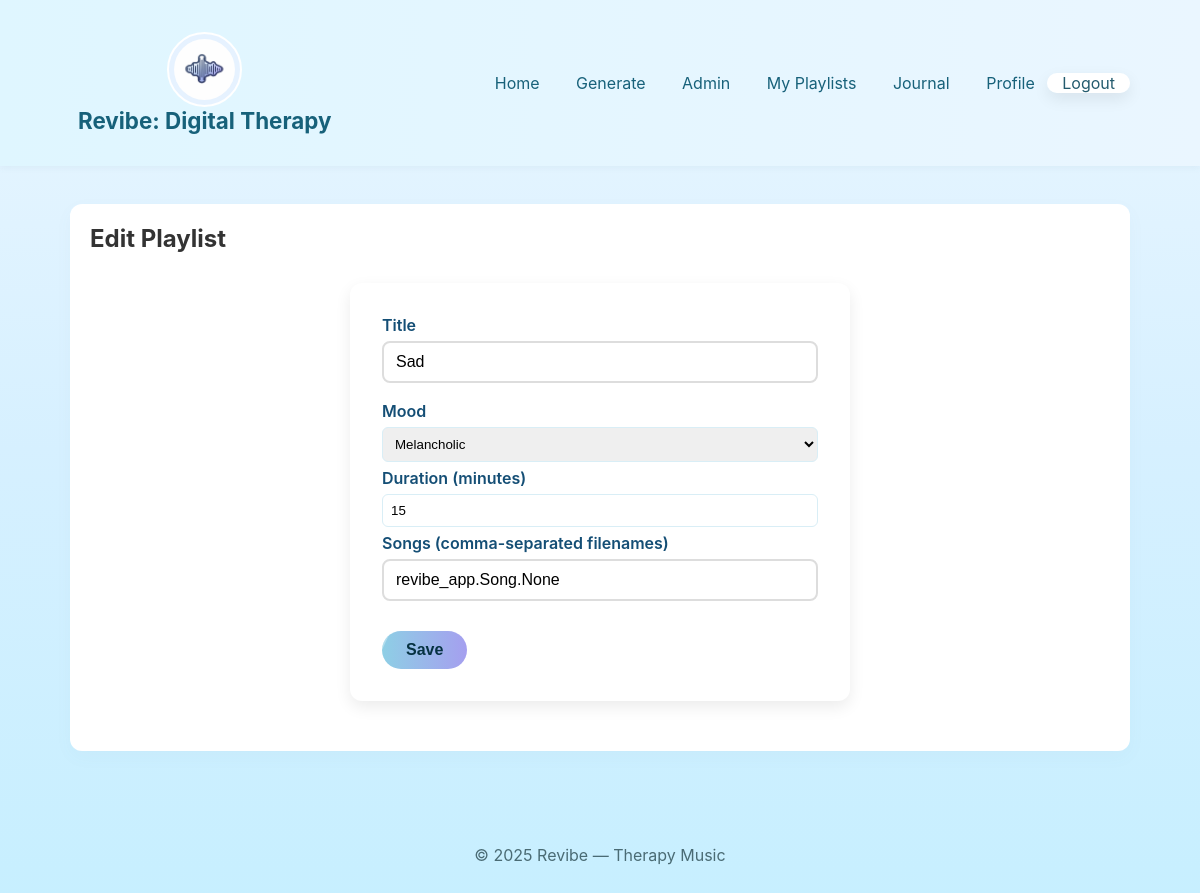
The app's page /playlist/6/edit/ (signed in) with its own data.
### revibe_app/models.py (models this page shows, shortened)
class Playlist(models.Model):
    title = models.CharField(max_length=200)
    mood = models.CharField(max_length=50, choices=MOOD_CHOICES)
    duration = models.PositiveIntegerField()
    songs = models.ManyToManyField(Song, blank=True)
    cover = models.ImageField(upload_to="playlist_cover/", blank=True, null=True)
    created_by = models.ForeignKey(User, on_delete=models.CASCADE, related_name='playlists')
    created_at = models.DateTimeField(auto_now_add=True)

### revibe_app/views.py (the view, shortened to what this page needs)
# urls.py: path('playlist/<int:pk>/edit/', views.playlist_edit, name='playlist_edit'),
@login_required
def playlist_edit(request, pk):
    p = get_object_or_404(Playlist, pk=pk)
    if p.created_by != request.user:
        messages.error(request, 'You do not have permission.')
        return redirect('myplaylist')
    return render(request, 'revibe_app/playlist_form.html', {'p': p})

### revibe_app/templates/revibe_app/playlist_form.html (shortened to what this page needs)
{% extends 'revibe_app/base.html' %}
{% block content %}
<section class="section">
  <h2>{% if p %}Edit{% else %}Create{% endif %} Playlist</h2>
  <form method="post">{% csrf_token %}
    <p><label>Title<br><input type="text" name="title" value="{{ p.title|default_if_none:'' }}"></label></p>
    <p><label>Mood<br><select name="mood">
    <option value="Melancholic"{% if p and p.mood == "Melancholic" %} selected{% endif %}>Melancholic</option>
    </select></label></p>
    <p><label>Duration (minutes)<br><input type="number" name="duration" value="{{ p.duration|default_if_none:30 }}"></label></p>
    <p><label>Songs (comma-separated filenames)<br><input type="text" name="songs" value="{{ p.songs|default_if_none:'' }}"></label></p>
    <button class="btn" type="submit">Save</button>
  </form>
</section>
{% endblock %}

### revibe_app/static/revibe_app/css/style.css (style rules this page uses)
* { box-sizing:border-box;margin:0;padding:0 }
body { font-family:Inter, 'Segoe UI', Arial, sans-serif;background:linear-gradient(180deg, #EAF6FF, #D6F0FF, #C7EFFF);color:#333;min-height:100vh }
.btn { display: inline-block;background: linear-gradient(90deg,#8ECFE5,#A59FEF);color:#063242;padding:8px 20px;border-radius:20px;border:none;font-weight:600;text-align: center; margin:12px auto 0; width:auto;cursor:pointer }
.section { background:#fff;padding:20px;border-radius:12px;box-shadow:0 6px 18px rgba(100,140,160,0.04);margin-bottom:18px }
form input[type=text], form input[type=number], form select, form textarea { width:100%;padding:8px;border-radius:6px;border:1px solid #d9eef6;margin-top:6px }
form { background: #fff; padding: 32px; border-radius: 12px; box-shadow: 0 6px 16px rgba(0,0,0,0.08); max-width: 500px; margin: 30px auto; }
form label { display: block; font-weight: 600; margin-bottom: 6px; color: #144e75; }
form input[type="text"], form input[type="email"], form input[type="password"] { width: 100%; padding: 10px 12px; border: 2px solid #ddd; border-radius: 8px; font-size: 1rem; margin-bottom: 12px; transition: border-color 0.3s ease; }
form button, form input[type="submit"] { background: linear-gradient(90deg, #48c6ef, #6f86d6); border: none; color: #fff; padding: 10px 18px; border-radius: 8px; font-size: 1rem; cursor: pointer; transition: transform 0.2s ease, box-shadow 0.2s ease; }
.btn { display: inline-block; background: linear-gradient(90deg, #8ECFE5, #A59FEF); color: #063242; padding: 10px 24px; border-radius: 30px; border: none; font-weight: 600; text-align: center; margin: 12px auto 0; cursor: pointer; position: relative; overflow: hidden; transition: transform 0.3s ease; }
.btn::after { content: ""; position: absolute; top: 0; left: -150%; width: 150%; height: 100%; background: rgba(255, 255, 255, 0.3); transform: skewX(-25deg); transition: left 0.6s ease; }

### records on screen
Playlist: title "Sad", mood "Melancholic", duration "15", songs "revibe_app.Song.None"
